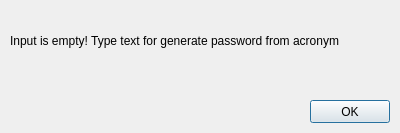
<?xml version="1.0" encoding="UTF-8"?>
<ui version="4.0">
 <class>inputIsEmptyDlg</class>
 <widget class="QDialog" name="inputIsEmptyDlg">
  <property name="geometry">
   <rect>
    <x>0</x>
    <y>0</y>
    <width>400</width>
    <height>133</height>
   </rect>
  </property>
  <property name="windowTitle">
   <string>WARNING!</string>
  </property>
  <property name="modal">
   <bool>true</bool>
  </property>
  <widget class="QPushButton" name="pushButton">
   <property name="geometry">
    <rect>
     <x>310</x>
     <y>100</y>
     <width>80</width>
     <height>23</height>
    </rect>
   </property>
   <property name="text">
    <string>OK</string>
   </property>
  </widget>
  <widget class="QLabel" name="label">
   <property name="geometry">
    <rect>
     <x>10</x>
     <y>20</y>
     <width>381</width>
     <height>41</height>
    </rect>
   </property>
   <property name="minimumSize">
    <size>
     <width>20</width>
     <height>20</height>
    </size>
   </property>
   <property name="text">
    <string>Input is empty! Type text for generate password from acronym</string>
   </property>
  </widget>
 </widget>
 <resources/>
 <connections/>
</ui>
